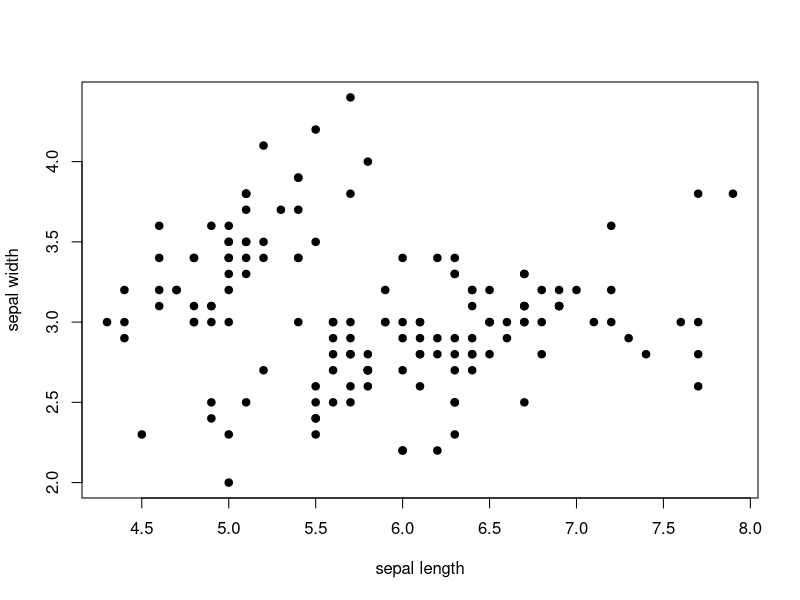

Reproduce this figure in R.
## ---- chunk 1

#data set
head(iris)

#assign variables
Sepal.Length<-iris[1:150,1]
Sepal.Width<-iris[1:150,2]

#create scatter plot
plot(Sepal.Length, Sepal.Width, xlab="sepal length", ylab="sepal width", pch=19)

